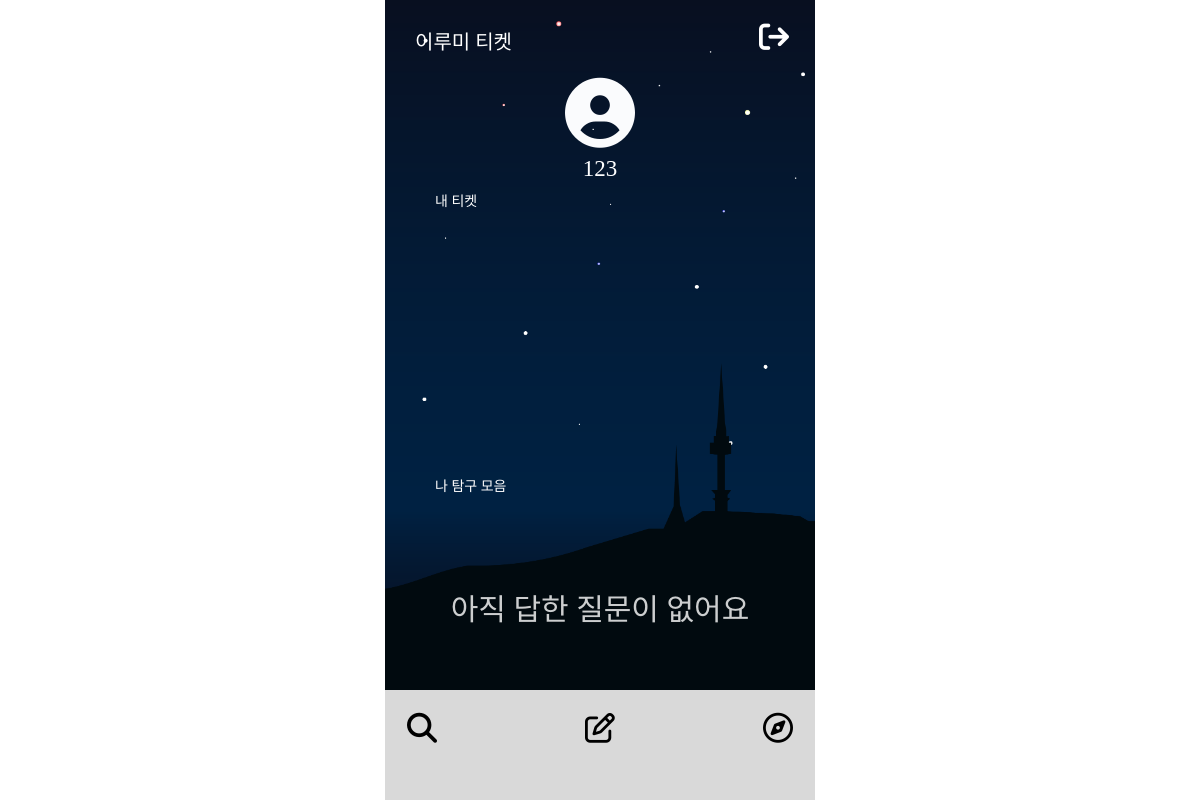
Page /mypage/ (signed in) on the earlier database version.
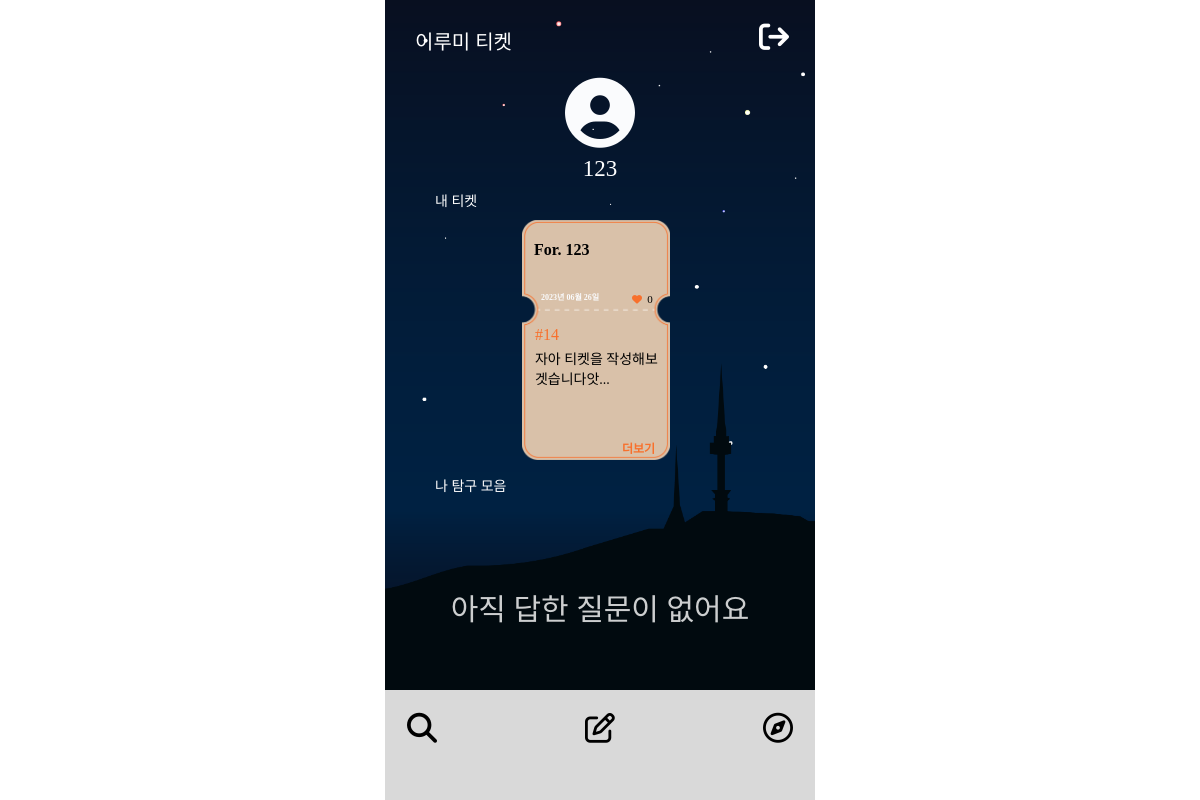
Same page on the later database version.
### mainpage/models.py (models this page shows, shortened)
class Ticket(models.Model):
    writer = models.ForeignKey(User, null=False, blank=False, on_delete=models.CASCADE)
    pub_date = models.DateTimeField()
    body = models.TextField()
    like = models.ManyToManyField(User, related_name='likes', blank=True)
    like_count = models.PositiveIntegerField(default=0)
    report_count = models.PositiveIntegerField(default=0)
    def summary(self):
        return self.body[:40]

### accounts/models.py (models this page shows)
class Profile(models.Model):
    user = models.OneToOneField(User, on_delete=models.CASCADE)
    nickname = models.TextField(max_length=10)

### mypage/views.py (the view)
# urls.py: path('mypage/', include('mypage.urls')),
def mypage(request):
    if not request.user.is_authenticated:
        return render(request, 'accounts/login_required.html')
    else:
        user = request.user
        comments = QnaComment.objects.filter(writer=user)
        qnas = Qna.objects.filter(qnacomment__writer=request.user).distinct()
        tickets = Ticket.objects.filter(writer=user).order_by('-like_count')[:2]
        context = {
            'user': user,
            'tickets': tickets,
            'comments': comments,
            'qnas': qnas,
        }
        return render(request, 'mypage/mypage.html', context)

### mypage/templates/mypage/mypage.html (shortened to what this page needs)
<!DOCTYPE html>
<html lang="en">
  <head>
    <link rel="stylesheet" href="/static/css/mypage.css" />
  </head>
  <body>
<div class="wallpaper">
      <nav class="nav-container">
        <ul class="logo">
          <li><a href="{% url 'mainpage:mainpage' %}">이루미 티켓</a></li>
        </ul>
        <ul class="icon">
          <li><a href = "{% url 'accounts:logout' %}"><i class="fa-solid fa-arrow-right-from-bracket" style="color: #ffff"></i></a>
          </li>
        </ul>
      </nav>
      <div class="profile">
        <div class="profile-img">
          <i class="fa-solid fa-circle-user" style="color: #fafbfd"></i>
        </div>
        <div class="nickname">{{user.profile.nickname}}</div>
      </div>
        <div class="first-more">
          <div class="my-ticket">내 티켓</div>
        </div>
    <div class="container">
        <div class="card_container">
            {% for ticket in tickets|slice:":2" %}
                {% if ticket.writer == request.user %}
                <div class="card">
                    <div class="card-body">
                        <h4 class="card-subtitle mb-2 text-muted card-nickname">For. {{ticket.writer.profile.nickname}}</h4>
                        <h4 class="date">{{ ticket.pub_date|date:"Y년 m월 d일" }}</h4>
                        <h4 class="like"><i class="fa-solid fa-heart" style="color: #f8702c;"></i><a class="like_count">{{ticket.like_count}}</a></h4>
                        <h4 class="number"> #{{ticket.id}} </h4>
                        <h4 class="card-text">{{ticket.summary}}... </h4>
                        <a href="{%url 'mainpage:detail' ticket.id %}" class="more">더보기</a>
                    </div>
                </div>
                {% endif %}
            {% endfor %}
        </div>
    </div>
<div class="second-more">
  <div class="soul-searching">나 탐구 모음</div>
</div>
<div class="self-exploration">
    {% if qnas %}
        {% for qna in qnas|slice:":2" %}
        <div class="qna-title">
                <p class="title"><a class="underline" href="{% url 'qnapage:qnadetail' qna.id %}">{{ qna.title }}</a></p>
                {% for comment in qna.qnacomment_set.all %}
                    {% if comment.writer == request.user %}
                        <p class="my-comment">{{ comment.content }}</p>
                    {% endif %}
                {% endfor %}
            </div>
        {% endfor %}
</div>
    {% else %}
        <p class="nodap">아직 답한 질문이 없어요</p>
    {% endif %}
  <nav class="footer-container">
      <ul class="icons">
          <li><a href="{% url 'mainpage:ticketlistnew' %}"><i class="fa-solid fa-magnifying-glass" style="color: #000000;"></i></a></li>
          <li><a href="{% url 'mainpage:new' %}"><i class="fa-regular fa-pen-to-square" style="color: #000000;"></i></a></li>
          <li><a href="{% url 'qnapage:qnalistrecent' %}"><i class="fa-regular fa-compass" style="color: #000000;"></i></a></li>
      </ul>
  </nav>
</div>
</body>
</html>

Differences in the rows shown:
added Ticket: writer.profile.nickname "123", pub_date "2023년 06월 26일", like_count "0", id "14", summary "자아 티켓을 작성해보겟습니다앗"
